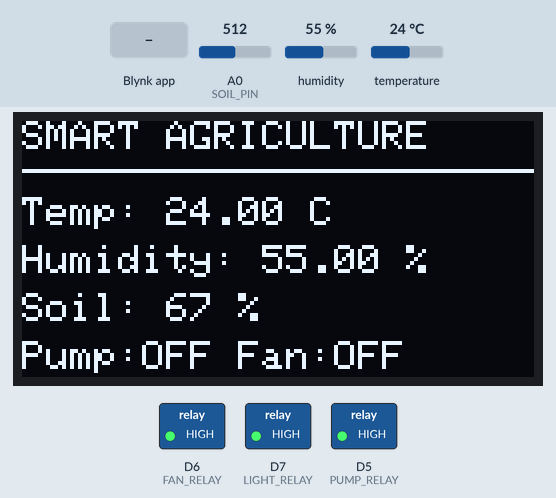
This sketch was run on a simulated ESP8266 (NodeMCU). Shown: 128×64 one-colour display, switched loads named in the sketch (green lamp = pin HIGH). The test bench sets the inputs (shaded band); at power-on: temperature 24 °C, A0 (SOIL_PIN) = 512, humidity 55 %. WiFi joins after 1.5 s; servers stay silent unless stated; what the sketch prints to the serial monitor is not drawn.

Above: at 4.5 s.
4.6 s: temperature set to 34 °C
9.4 s: temperature set to 37 °C
At 12.8 s:
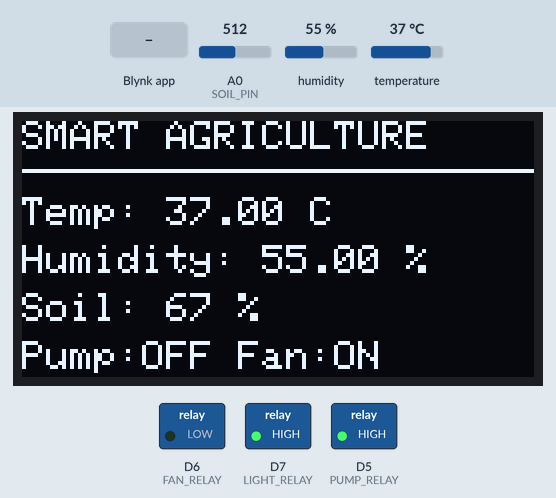
13.4 s: A0 (SOIL_PIN) set to 585
At 14.7 s:
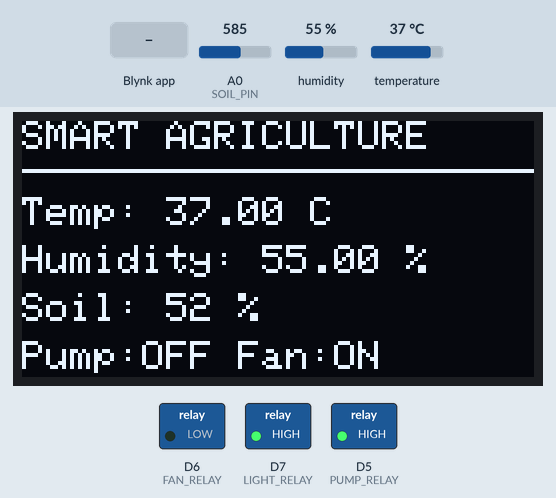
15.3 s: A0 (SOIL_PIN) set to 610
At 17.1 s:
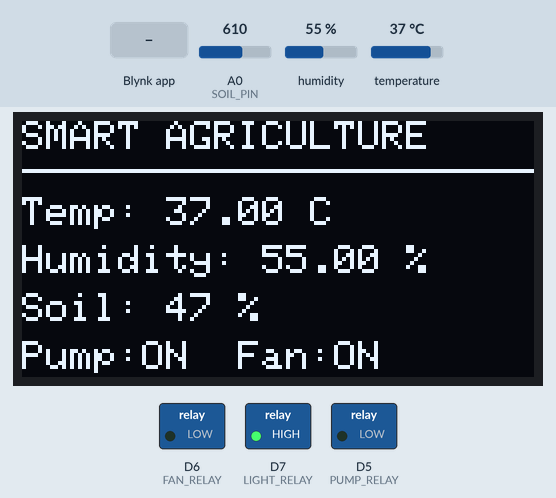
17.4 s: Blynk app writes 1 to V3
At 17.9 s:
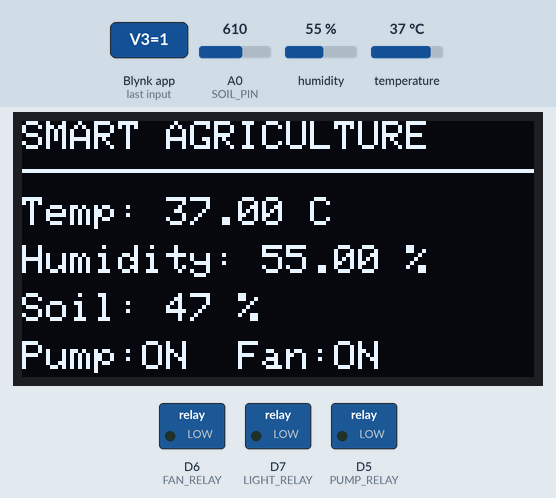
18.9 s: temperature set to 12 °C
At 21.3 s:
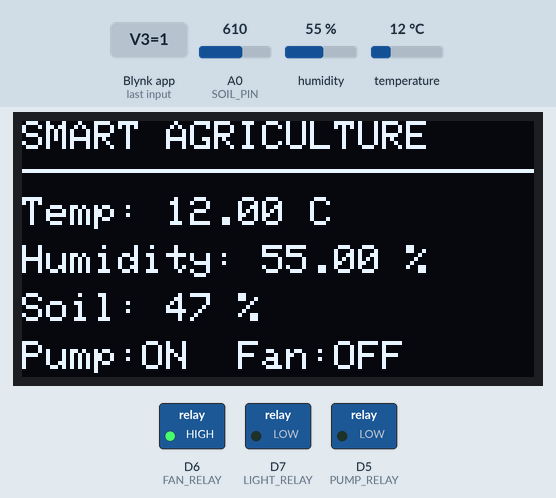
Timing chart, 0 to 22.4 s (numbered marks = the images above; inputs shaded):
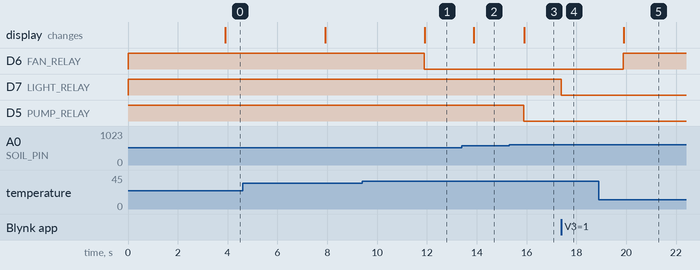

Measured:
- the behaviour switches between 35 and 36 °C on temperature (found by bisection; images 0 and 1)
- the behaviour switches between 597 and 598 on A0 (SOIL_PIN) (found by bisection; images 2 and 3)
- after the input at 9.4 s, D6 (FAN_RELAY): HIGH → LOW after 2.5 s; the display: changes after 2.5 s (image 1)
- after the input at 13.4 s, the display: changes after 0.49 s (image 2)
- after the input at 15.3 s, D5 (PUMP_RELAY): HIGH → LOW after 0.58 s; the display: changes after 0.61 s (image 3)
- after the input at 17.4 s, D7 (LIGHT_RELAY): HIGH → LOW at once
- after the input at 18.9 s, D6 (FAN_RELAY): LOW → HIGH after 0.98 s; the display: changes after 1.0 s (image 5)

The sketch:

iotfinal.ino
```cpp
#define BLYNK_TEMPLATE_ID "TMPL3jQShAtSn"
#define BLYNK_TEMPLATE_NAME "Smart Agriculture"
#define BLYNK_AUTH_TOKEN "KXRfvMKJeQRT_23EC1LKDI3bFzzlTn37"

#include <ESP8266WiFi.h>
#include <BlynkSimpleEsp8266.h>
#include <DHT.h>
#include <Wire.h>
#include <Adafruit_GFX.h>
#include <Adafruit_SSD1306.h>

// Wi-Fi details
char ssid[] = "Airtel_Jaya";
char pass[] = "Airtel@123";

// Sensor pins
#define SOIL_PIN A0
#define DHT_PIN D4
#define DHT_TYPE DHT11

// Relay pins
#define PUMP_RELAY D5
#define FAN_RELAY  D6
#define LIGHT_RELAY D7

// Relay module assumed ACTIVE LOW
#define RELAY_ON  LOW
#define RELAY_OFF HIGH

// OLED settings
#define SCREEN_WIDTH 128
#define SCREEN_HEIGHT 64
#define OLED_ADDRESS 0x3C

DHT dht(DHT_PIN, DHT_TYPE);
Adafruit_SSD1306 display(
  SCREEN_WIDTH, SCREEN_HEIGHT, &Wire, -1
);

BlynkTimer timer;

// Soil calibration values: adjust after testing your sensor
int dryValue = 850;
int wetValue = 350;

// Automatic control settings
bool pumpState = false;
bool fanState = false;
bool lightState = false;

float temperature = 0;
float humidity = 0;
int soilMoisture = 0;

void setRelay(int pin, bool state) {
  digitalWrite(pin, state ? RELAY_ON : RELAY_OFF);
}

// Blynk V3 button controls grow light
BLYNK_WRITE(V3) {
  lightState = param.asInt();
  setRelay(LIGHT_RELAY, lightState);
}

BLYNK_CONNECTED() {
  Blynk.syncVirtual(V3);
}

void readSensors() {

  // Read soil moisture
  int soilRaw = analogRead(SOIL_PIN);

  soilMoisture = map(
    soilRaw, dryValue, wetValue, 0, 100
  );

  soilMoisture = constrain(soilMoisture, 0, 100);

  // Read DHT11
  float t = dht.readTemperature();
  float h = dht.readHumidity();

  if (!isnan(t) && !isnan(h)) {
    temperature = t;
    humidity = h;
  }

  // Automatic water pump control
  if (soilMoisture < 50 && !pumpState) {
    pumpState = true;
    setRelay(PUMP_RELAY, true);
  }

  if (soilMoisture >= 70 && pumpState) {
    pumpState = false;
    setRelay(PUMP_RELAY, false);
  }

  // Automatic fan control with hysteresis
  if (temperature > 35 && !fanState) {
    fanState = true;
    setRelay(FAN_RELAY, true);
  }

  if (temperature <= 33 && fanState) {
    fanState = false;
    setRelay(FAN_RELAY, false);
  }

  // Send data to Blynk
  if (Blynk.connected()) {
    Blynk.virtualWrite(V0, temperature);
    Blynk.virtualWrite(V1, humidity);
    Blynk.virtualWrite(V2, soilMoisture);
  }

  // OLED display
  display.clearDisplay();
  display.setTextColor(SSD1306_WHITE);

  display.setTextSize(1);
  display.setCursor(0, 0);
  display.println("SMART AGRICULTURE");

  display.drawLine(0, 12, 127, 12, SSD1306_WHITE);

  display.setCursor(0, 19);
  display.print("Temp: ");
  display.print(temperature);
  display.println(" C");

  display.setCursor(0, 31);
  display.print("Humidity: ");
  display.print(humidity);
  display.println(" %");

  display.setCursor(0, 43);
  display.print("Soil: ");
  display.print(soilMoisture);
  display.println(" %");

  display.setCursor(0, 55);
  display.print("Pump:");
  display.print(pumpState ? "ON " : "OFF");
  display.print(" Fan:");
  display.print(fanState ? "ON" : "OFF");

  display.display();

  Serial.print("Soil raw: ");
  Serial.print(soilRaw);
  Serial.print(" | Soil: ");
  Serial.print(soilMoisture);
  Serial.print("% | Temp: ");
  Serial.println(temperature);
}

void setup() {

  Serial.begin(9600);

  // Set relay outputs OFF immediately
  pinMode(PUMP_RELAY, OUTPUT);
  pinMode(FAN_RELAY, OUTPUT);
  pinMode(LIGHT_RELAY, OUTPUT);

  setRelay(PUMP_RELAY, false);
  setRelay(FAN_RELAY, false);
  setRelay(LIGHT_RELAY, false);

  // Sensors
  dht.begin();

  // OLED
  Wire.begin(D2, D1); // SDA, SCL

  if (!display.begin(
    SSD1306_SWITCHCAPVCC, OLED_ADDRESS
  )) {
    Serial.println("OLED not detected!");
  } else {
    display.clearDisplay();
    display.setTextSize(1);
    display.setTextColor(SSD1306_WHITE);
    display.setCursor(0, 20);
    display.println("SMART AGRICULTURE");
    display.println("Starting...");
    display.display();
  }

  // Blynk connection
  Blynk.begin(
    BLYNK_AUTH_TOKEN,
    ssid,
    pass
  );

  // Read sensors every 2 seconds
  timer.setInterval(2000L, readSensors);
}

void loop() {
  Blynk.run();
  timer.run();
}
```
